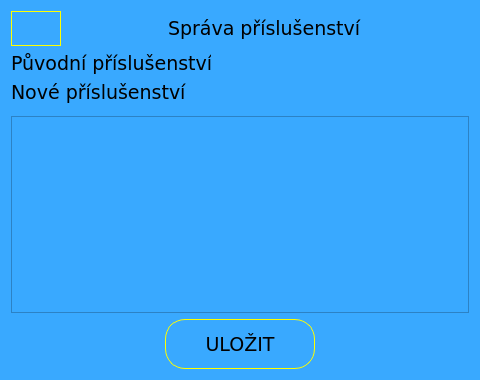
<?xml version="1.0" encoding="UTF-8"?>
<ui version="4.0">
 <class>dlg_arsenal_weapon_attachment</class>
 <widget class="QDialog" name="dlg_arsenal_weapon_attachment">
  <property name="geometry">
   <rect>
    <x>0</x>
    <y>0</y>
    <width>480</width>
    <height>380</height>
   </rect>
  </property>
  <property name="windowTitle">
   <string>Dialog</string>
  </property>
  <property name="styleSheet">
   <string notr="true">background-color: rgb(57, 169, 255);





</string>
  </property>
  <layout class="QVBoxLayout" name="verticalLayout_2">
   <item>
    <layout class="QHBoxLayout" name="horizontalLayout">
     <item>
      <widget class="QPushButton" name="PB_Attachment_back">
       <property name="sizePolicy">
        <sizepolicy hsizetype="Preferred" vsizetype="Preferred">
         <horstretch>0</horstretch>
         <verstretch>0</verstretch>
        </sizepolicy>
       </property>
       <property name="minimumSize">
        <size>
         <width>50</width>
         <height>0</height>
        </size>
       </property>
       <property name="maximumSize">
        <size>
         <width>50</width>
         <height>16777215</height>
        </size>
       </property>
       <property name="font">
        <font>
         <family>Verdana</family>
         <pointsize>21</pointsize>
        </font>
       </property>
       <property name="styleSheet">
        <string notr="true">QPushButton{border-radius: 20px;
image: url(:/icons/resourcefolder/icons8-close-50.png);
border: 1px solid yellow;
}
QPushButton:hover{  background: qlineargradient(spread:reflect, x1:0.1, y1:0.5, x2:1, y2:0, stop:0 rgba(160, 220, 255,255), stop:1 rgba(160, 220, 255, 255));
}</string>
       </property>
       <property name="text">
        <string/>
       </property>
      </widget>
     </item>
     <item>
      <spacer name="horizontalSpacer_2">
       <property name="orientation">
        <enum>Qt::Horizontal</enum>
       </property>
       <property name="sizeHint" stdset="0">
        <size>
         <width>40</width>
         <height>20</height>
        </size>
       </property>
      </spacer>
     </item>
     <item>
      <widget class="QLabel" name="ATTACHMENTID">
       <property name="minimumSize">
        <size>
         <width>0</width>
         <height>0</height>
        </size>
       </property>
       <property name="maximumSize">
        <size>
         <width>0</width>
         <height>16777215</height>
        </size>
       </property>
       <property name="font">
        <font>
         <family>Verdana</family>
         <pointsize>14</pointsize>
        </font>
       </property>
       <property name="text">
        <string/>
       </property>
      </widget>
     </item>
     <item>
      <widget class="QLabel" name="label_7">
       <property name="font">
        <font>
         <family>Verdana</family>
         <pointsize>14</pointsize>
        </font>
       </property>
       <property name="text">
        <string>Správa příslušenství</string>
       </property>
      </widget>
     </item>
     <item>
      <widget class="QLabel" name="WEAPONID">
       <property name="maximumSize">
        <size>
         <width>0</width>
         <height>0</height>
        </size>
       </property>
       <property name="text">
        <string/>
       </property>
      </widget>
     </item>
     <item>
      <widget class="QLabel" name="ATTACHMENT_TYPE">
       <property name="minimumSize">
        <size>
         <width>0</width>
         <height>0</height>
        </size>
       </property>
       <property name="maximumSize">
        <size>
         <width>0</width>
         <height>0</height>
        </size>
       </property>
       <property name="font">
        <font>
         <family>Verdana</family>
         <pointsize>12</pointsize>
        </font>
       </property>
       <property name="text">
        <string/>
       </property>
      </widget>
     </item>
     <item>
      <spacer name="horizontalSpacer">
       <property name="orientation">
        <enum>Qt::Horizontal</enum>
       </property>
       <property name="sizeHint" stdset="0">
        <size>
         <width>40</width>
         <height>20</height>
        </size>
       </property>
      </spacer>
     </item>
    </layout>
   </item>
   <item>
    <layout class="QVBoxLayout" name="verticalLayout">
     <item>
      <layout class="QHBoxLayout" name="horizontalLayout_4">
       <item>
        <widget class="QLabel" name="label">
         <property name="minimumSize">
          <size>
           <width>200</width>
           <height>0</height>
          </size>
         </property>
         <property name="maximumSize">
          <size>
           <width>200</width>
           <height>16777215</height>
          </size>
         </property>
         <property name="font">
          <font>
           <family>Verdana</family>
           <pointsize>14</pointsize>
          </font>
         </property>
         <property name="text">
          <string>Původní příslušenství</string>
         </property>
        </widget>
       </item>
       <item>
        <spacer name="horizontalSpacer_6">
         <property name="orientation">
          <enum>Qt::Horizontal</enum>
         </property>
         <property name="sizeHint" stdset="0">
          <size>
           <width>40</width>
           <height>20</height>
          </size>
         </property>
        </spacer>
       </item>
       <item>
        <widget class="QLabel" name="LBL_Original_Att">
         <property name="minimumSize">
          <size>
           <width>200</width>
           <height>0</height>
          </size>
         </property>
         <property name="maximumSize">
          <size>
           <width>200</width>
           <height>16777215</height>
          </size>
         </property>
         <property name="font">
          <font>
           <family>Verdana</family>
           <pointsize>14</pointsize>
          </font>
         </property>
         <property name="text">
          <string/>
         </property>
        </widget>
       </item>
      </layout>
     </item>
     <item>
      <layout class="QHBoxLayout" name="horizontalLayout_3">
       <item>
        <widget class="QLabel" name="label_2">
         <property name="minimumSize">
          <size>
           <width>200</width>
           <height>0</height>
          </size>
         </property>
         <property name="maximumSize">
          <size>
           <width>200</width>
           <height>16777215</height>
          </size>
         </property>
         <property name="font">
          <font>
           <family>Verdana</family>
           <pointsize>14</pointsize>
          </font>
         </property>
         <property name="text">
          <string>Nové příslušenství</string>
         </property>
        </widget>
       </item>
       <item>
        <spacer name="horizontalSpacer_5">
         <property name="orientation">
          <enum>Qt::Horizontal</enum>
         </property>
         <property name="sizeHint" stdset="0">
          <size>
           <width>40</width>
           <height>20</height>
          </size>
         </property>
        </spacer>
       </item>
       <item>
        <widget class="QLabel" name="LBL_New_Att">
         <property name="minimumSize">
          <size>
           <width>200</width>
           <height>0</height>
          </size>
         </property>
         <property name="maximumSize">
          <size>
           <width>200</width>
           <height>16777215</height>
          </size>
         </property>
         <property name="font">
          <font>
           <family>Verdana</family>
           <pointsize>14</pointsize>
          </font>
         </property>
         <property name="text">
          <string/>
         </property>
        </widget>
       </item>
      </layout>
     </item>
    </layout>
   </item>
   <item>
    <widget class="QLabel" name="ATTACHMENTID_ORIGINAL">
     <property name="minimumSize">
      <size>
       <width>0</width>
       <height>0</height>
      </size>
     </property>
     <property name="maximumSize">
      <size>
       <width>0</width>
       <height>0</height>
      </size>
     </property>
     <property name="font">
      <font>
       <family>Verdana</family>
       <pointsize>14</pointsize>
      </font>
     </property>
     <property name="text">
      <string/>
     </property>
    </widget>
   </item>
   <item>
    <widget class="QListWidget" name="LW_Attachments"/>
   </item>
   <item>
    <layout class="QHBoxLayout" name="horizontalLayout_2">
     <item>
      <spacer name="horizontalSpacer_3">
       <property name="orientation">
        <enum>Qt::Horizontal</enum>
       </property>
       <property name="sizeHint" stdset="0">
        <size>
         <width>40</width>
         <height>20</height>
        </size>
       </property>
      </spacer>
     </item>
     <item>
      <widget class="QPushButton" name="PB_Save">
       <property name="sizePolicy">
        <sizepolicy hsizetype="Preferred" vsizetype="Preferred">
         <horstretch>0</horstretch>
         <verstretch>0</verstretch>
        </sizepolicy>
       </property>
       <property name="minimumSize">
        <size>
         <width>150</width>
         <height>50</height>
        </size>
       </property>
       <property name="maximumSize">
        <size>
         <width>150</width>
         <height>50</height>
        </size>
       </property>
       <property name="font">
        <font>
         <family>Verdana</family>
         <pointsize>14</pointsize>
        </font>
       </property>
       <property name="styleSheet">
        <string notr="true">QPushButton{border-radius: 20px;
border: 1px solid yellow;
}
QPushButton:hover{  background: qlineargradient(spread:reflect, x1:0.1, y1:0.5, x2:1, y2:0, stop:0 rgba(160, 220, 255,255), stop:1 rgba(160, 220, 255, 255));
}</string>
       </property>
       <property name="text">
        <string>ULOŽIT</string>
       </property>
      </widget>
     </item>
     <item>
      <spacer name="horizontalSpacer_4">
       <property name="orientation">
        <enum>Qt::Horizontal</enum>
       </property>
       <property name="sizeHint" stdset="0">
        <size>
         <width>40</width>
         <height>20</height>
        </size>
       </property>
      </spacer>
     </item>
    </layout>
   </item>
  </layout>
 </widget>
 <resources/>
 <connections/>
</ui>
